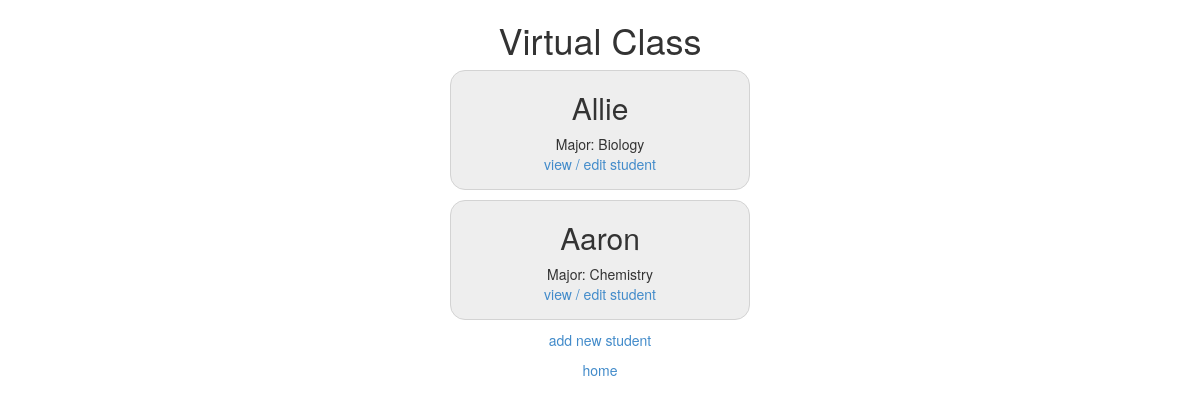
Before: /index.php/student with the older database file.
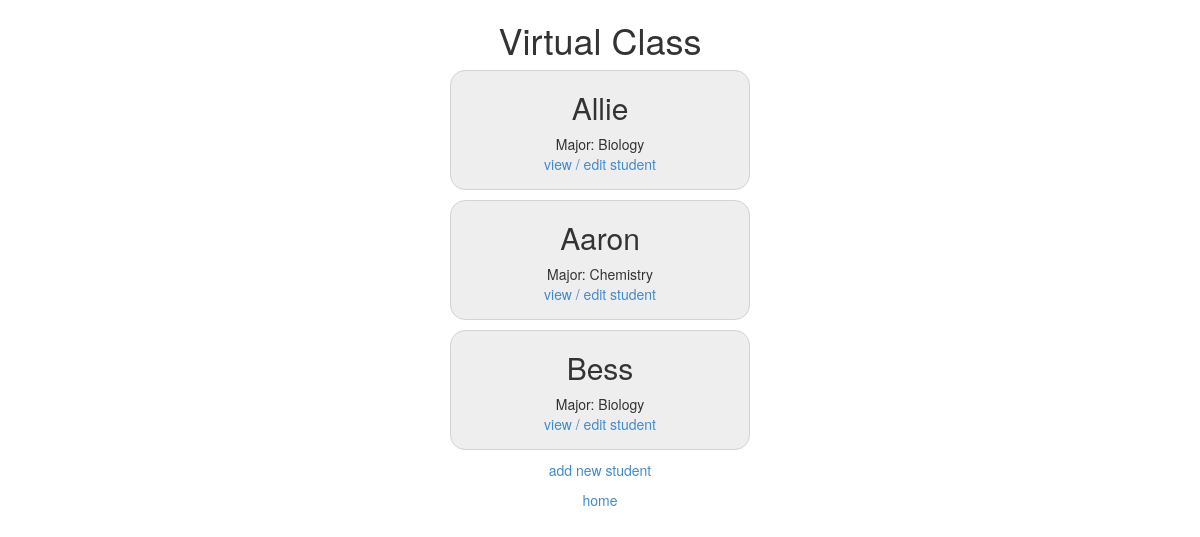
After: the same page with the newer database file.
### tables this page shows
CREATE TABLE `student` (
  `id` int(11) NOT NULL AUTO_INCREMENT,
  `firstname` varchar(128) NOT NULL,
  `middlename` varchar(128) DEFAULT NULL,
  `lastname` varchar(128) NOT NULL,
  `dob` datetime DEFAULT NULL,
  `major_id` int(11) DEFAULT NULL,
  PRIMARY KEY (`id`),
  KEY `major_id` (`major_id`),
  CONSTRAINT `student_ibfk_1` FOREIGN KEY (`major_id`) REFERENCES `dept` (`id`) ON DELETE CASCADE
);

### application/controllers/student.php (called while the page is built, shortened)
<?php
class Student extends CI_Controller {
	public function __construct()
	{
		$this->load->model('student_model');
		$this->load->model('dept_model');
		$this->load->model('enrollment_model');
	}
	public function index()
	{
		$data['students'] = $this->student_model->get_students();
		$data['title'] = 'students list';
		$this->load->view('templates/header', $data);
		$this->load->view('student/index', $data);
		$this->load->view('templates/footer');
	}
}

### index.php (called while the page is built, shortened)
<?php
require_once BASEPATH.'core/CodeIgniter.php';

### application/models/student_model.php (called while the page is built, shortened)
<?php
class Student_model extends CI_Model {
	public function get_students($id=FALSE)
	{
		if ($id === FALSE)
		{
			$query = $this->db->get('student');
			$results = $query->result_array();
			for ($i = 0; $i < count($results); ++$i) {
			    $id = $results[$i]['major_id'];
			    $this->db->select('name');
			    $this->db->where('id', $id);
			    $q = $this->db->get('dept');
			    foreach ($q->result() as $row)
			    {
			         $dept_name = $row->name;
			    }
			    $results[$i]['dept_name'] = $dept_name;
			}
			return $results;
		}
		$query = $this->db->get_where('student', array('id' => $id));
		$row = $query->row_array();
		$major_id = $row['major_id'];
		$this->db->select('name');
		$this->db->where('id', $major_id);
		$q = $this->db->get('dept');
		$dept_name = $q->row()->name;
		$row['dept_name'] = $dept_name;
		return $row;
	}
}

### application/views/student/index.php (the view)
<div id="wrap">
	<ul class ="students">
		<?php foreach ($students as $student_item): ?>
		<li>
		    <h2><?php echo $student_item['firstname'] ?></h2>
		    <div class="main">
		    	<?php echo "Major:" ?>
		        <?php echo $student_item['dept_name'] ?>
		    </div>
		    <p><a href="student/view/<?php echo $student_item['id'] ?>">view / edit student </a></p>
		</li>
		<?php endforeach ?>
	</ul>
	<p><a href="<?php echo base_url();?>index.php/student/create">add new student </a></p>
	<p><a href="<?php echo base_url();?>index.php/">home</a> </p>
</div>

### application/views/templates/header.php (shortened to what this page needs)
<html>
<head>
	<link href="<?php echo base_url(); ?>assets/css/core.css" media="screen" rel="stylesheet" type="text/css" />
	<link rel="stylesheet" href="<?php echo base_url("assets/css/bootstrap.css"); ?>">
</head>
<body>
	<h1>Virtual Class</h1>

### application/views/templates/footer.php
<br>
<br>
<br>
</html>

### assets/css/core.css (style rules this page uses)
body { font-family: "Arial"; font-size: 12px; text-align:center; }
#wrap { text-align: center; }
ul.students { list-style-type: none; width: 300px; margin: 0; padding: 0; display: inline-block; text-align: center; }
ul.students li { background: #eeeeee; border: 1px solid #d3d3d3; padding: 0px; width: 100%; height:120px; margin-bottom: 10px; margin-right: 10px; text-align: center; display: inline-block; border-radius: 15px; }

Changed rows visible on the page:
added student: firstname "Bess", dept_name "Biology"
